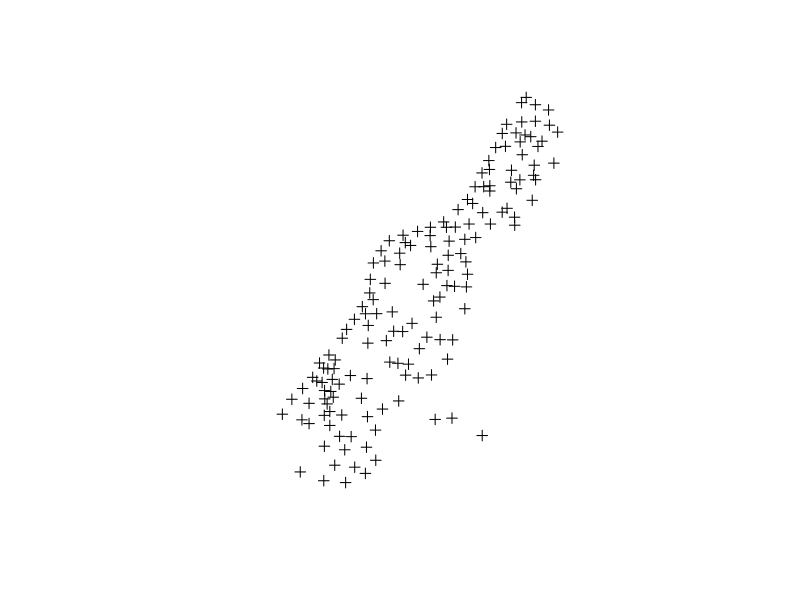
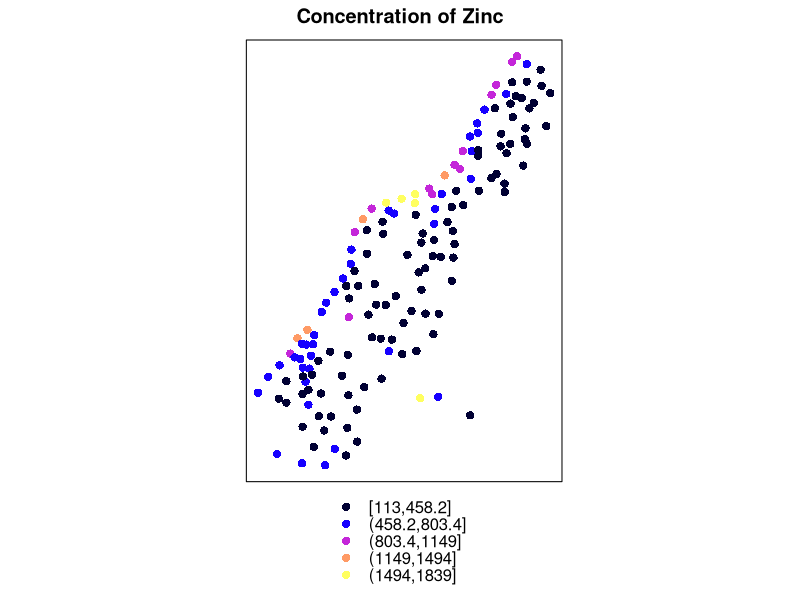
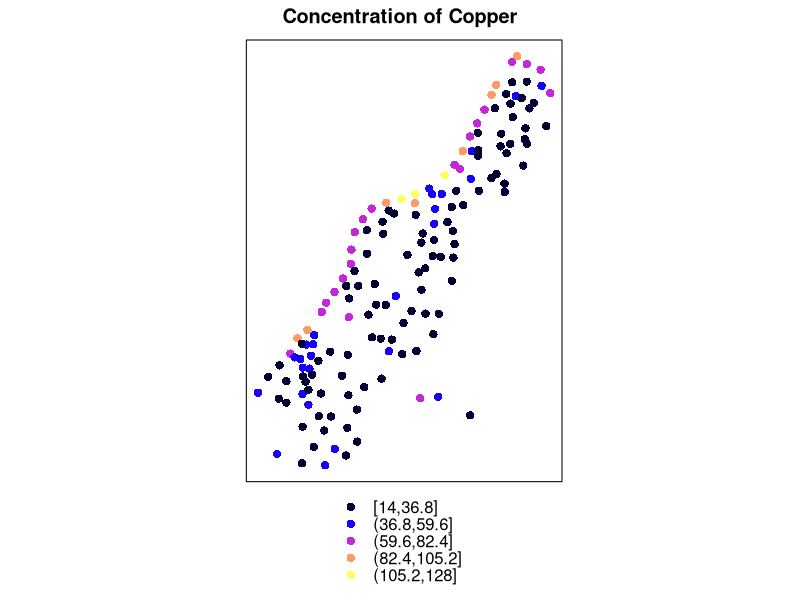
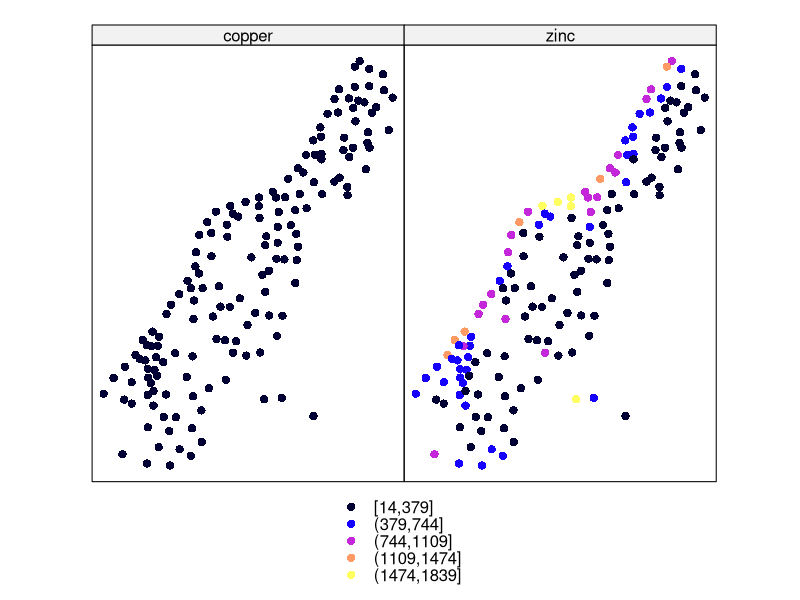
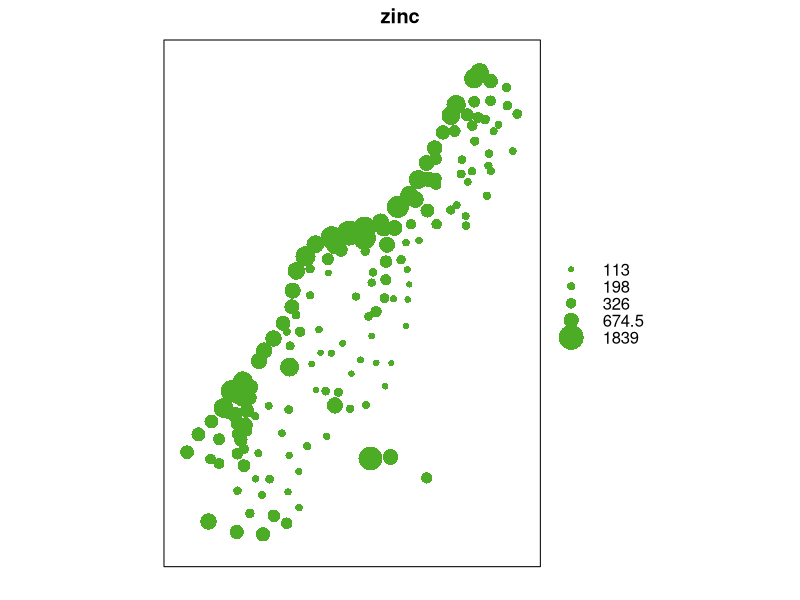
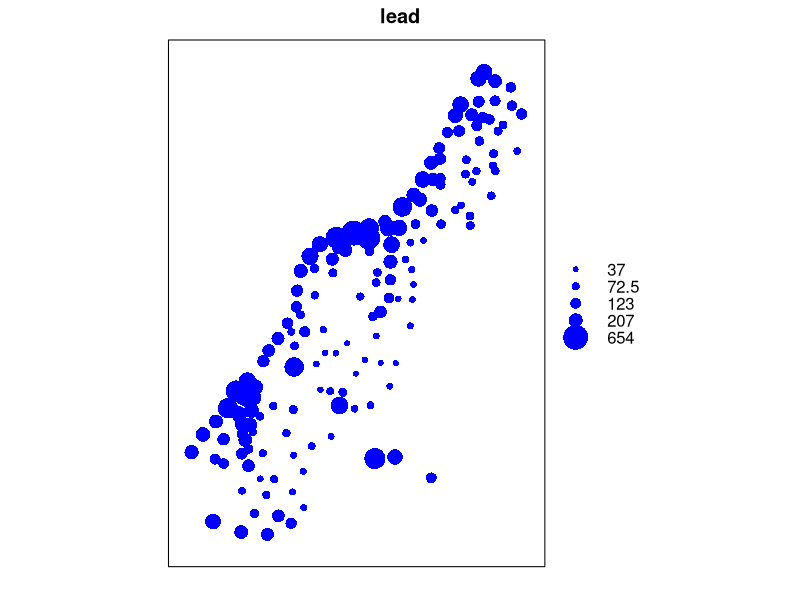

These figures' R source, in order:
library("sp")

data(meuse)

head(meuse)

#looking at the spacial componenets of the dataset
coordinates(meuse) = ~x+y  #x, y spacial components of the data that can be used for mapping the data, using coordnates() function; ~ to clamp
                           #through coordinates() we set the datatset as a spatial dataset
plot(meuse) #now we obtain the spatial distribution of the data

#plotting every single variable in space: plot of the package sp
spplot(meuse, "zinc", main="Concentration of Zinc") #dataframe, variable to plot, data divied into different ctegories depending on their value
spplot(meuse, "copper", main="Concentration of Copper")

#spatial plot of several varibales
spplot(meuse, c("copper","zinc"))  #two plots, same categories of values for both variables, obviously the spatial distribution id the same

#instead of different colors we can use bubbles with increasing diameters  according to the increase of values
bubble(meuse, "zinc")  #very nice manner to show data :)
bubble(meuse, "lead", col="blue") #not working with array of variables
